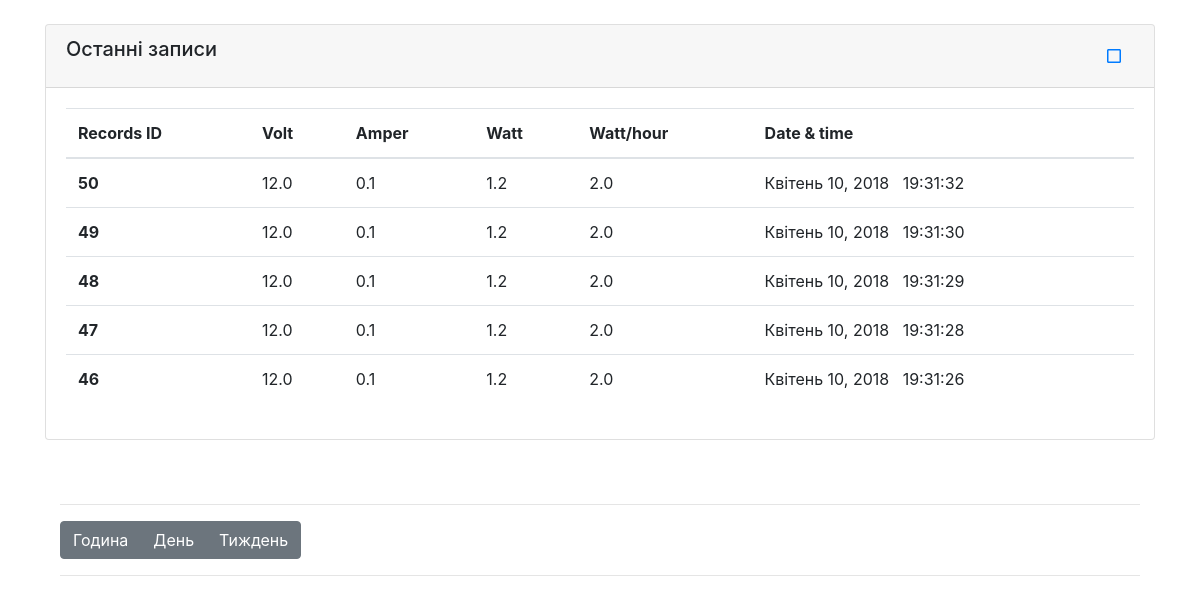
The app's page /, older data.
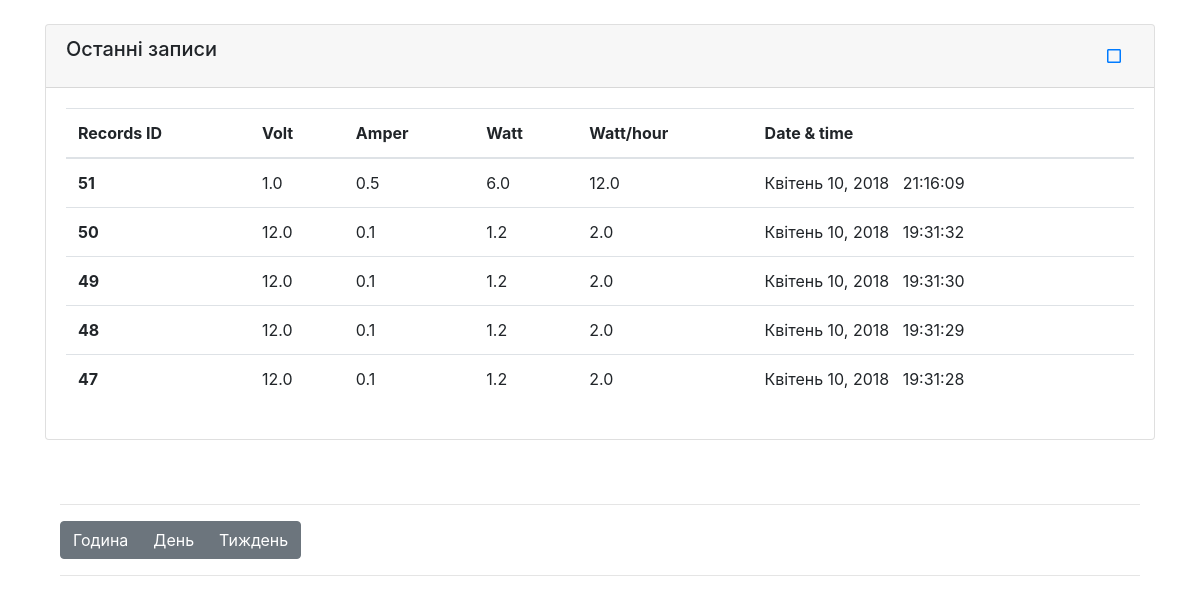
The same page, newer data.
### mon/models.py (models this page shows, shortened)
class Record(models.Model):
    volt = models.FloatField(default=0, null=True, blank=True)
    amper = models.FloatField(default=0, null=True, blank=True)
    watt = models.FloatField(default=0, null=True, blank=True)
    watt_hour = models.FloatField(default=0, null=True, blank=True)
    dt = models.DateTimeField(default=timezone.now)
    comment = models.TextField(max_length=300, null=True, blank=True)

### mon/views.py (the view)
# urls.py: path('', home, name='home'),
def home(request):
    records = Record.objects.all().order_by('-dt')[:5]
    if request.GET:
        pass
    else:
        eh = timezone.now()
        sh = eh.replace(hour=eh.hour - 1)
        for_charts = Record.objects.all().order_by('dt').filter(dt__range=(sh, eh))
    return render(request, 'mon/index.html', locals())

### mon/templates/mon/index.html (shortened to what this page needs)
{% load staticfiles %}
{% load l10n %}
<!DOCTYPE html>
<html lang="en">
<head>
    <link rel="stylesheet" href="{% static 'css_bs/bootstrap.css' %}">
    <link rel="stylesheet" href="{% static 'css_bs/custom.css' %}">
</head>
<body>
    <div class="container">
        <div class="row">
            <div class="col-md-12">
                <br>
                <div id="accordion">
                    <div class="card">
                        <div class="card-header" id="headingOne">
                            <h5 class="mb-0">
                                Останні записи
                                <button class="btn btn-link" style="float: right;" data-toggle="collapse" data-target="#collapseOne" aria-expanded="true" aria-controls="collapseOne">
                                    <i class="far fa-square"></i>
                                </button>
                            </h5>
                        </div>
                        <div id="collapseOne" class="collapse show" aria-labelledby="headingOne" data-parent="#accordion">
                            <div class="card-body">
                                <table class="table table-hover">
                                    <thead>
                                        <tr>
                                            <th scope="col">Records ID</th>
                                            <th scope="col">Volt</th>
                                            <th scope="col">Amper</th>
                                            <th scope="col">Watt</th>
                                            <th scope="col">Watt/hour</th>
                                            <th scope="col">Date & time</th>
                                        </tr>
                                    </thead>
                                    <tbody>
                                        {% for record in records %}
                                            <tr>
                                                <th scope="row">{{ record.id }}</th>
                                                <td>{{ record.volt }}</td>
                                                <td>{{ record.amper }}</td>
                                                <td>{{ record.watt }}</td>
                                                <td>{{ record.watt_hour }}</td>
                                                <td>{{ record.dt|date }} &nbsp; {{ record.dt|time:'H:i:s' }}</td>
                                            </tr>
                                        {% endfor %}
                                    </tbody>
                                </table>
                            </div>
                        </div>
                    </div>
                </div>
            </div>
        </div>
            <div class="col-md-12">
                <br><br>
                <hr>
                <div class="btn-group" role="group" aria-label="Basic example">
                    <button type="button" class="btn btn-secondary">Година</button>
                    <button type="button" class="btn btn-secondary">День</button>
                    <button type="button" class="btn btn-secondary">Тиждень</button>
                </div>
                <hr>
            </div>
    </div>
</body>
</html>

Row changes from the older to the newer data that the page shows:
no longer on this page (row unchanged): Record: id "46", volt "12.0", amper "0.1", watt "1.2", watt_hour "2.0", dt "Квітень 10, 2018", dt "19:31:26"
added Record: id "51", volt "1.0", amper "0.5", watt "6.0", watt_hour "12.0", dt "Квітень 10, 2018", dt "21:16:09"
